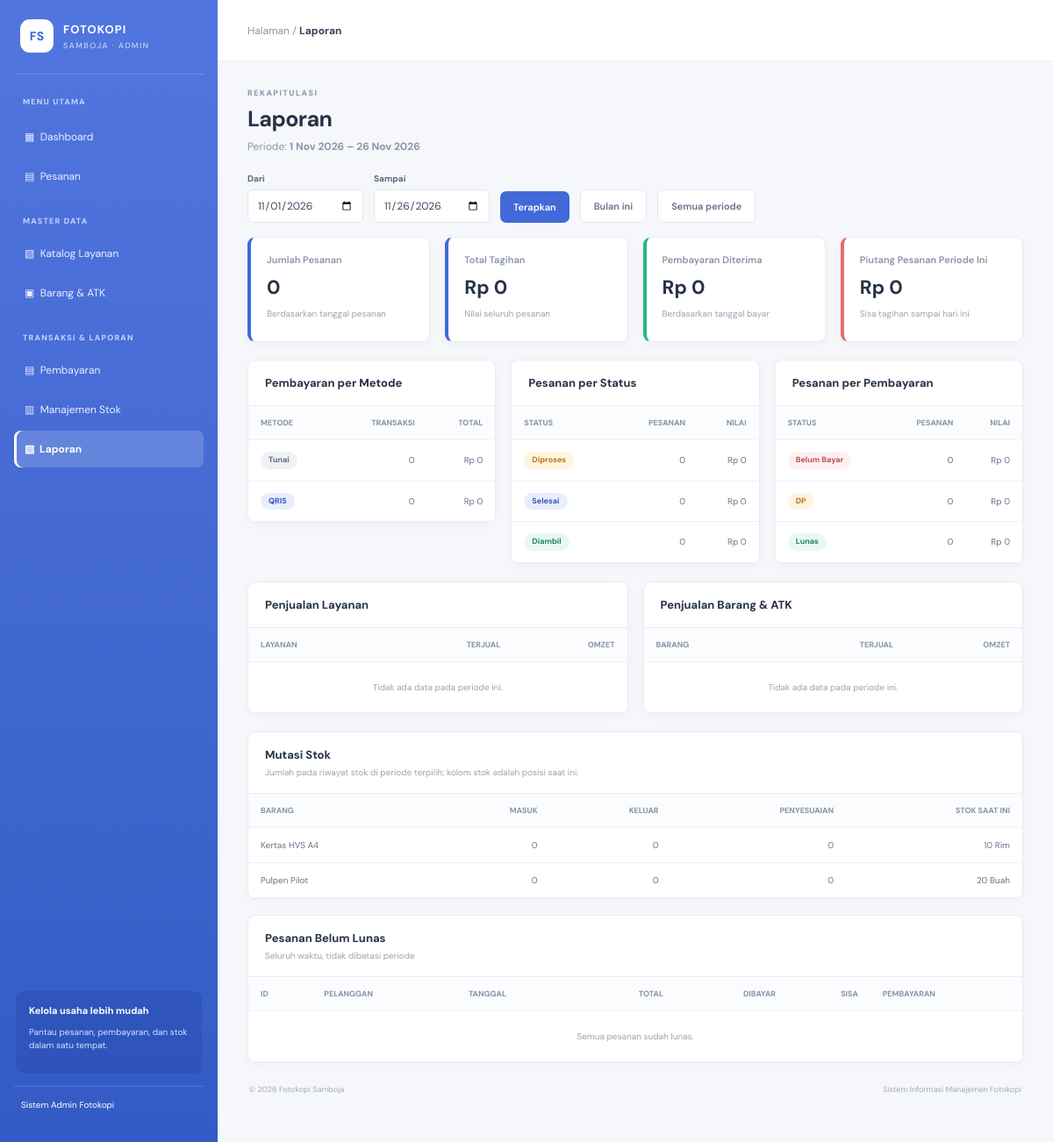
/index.php?page=laporan, run on an earlier commit of the app's database.
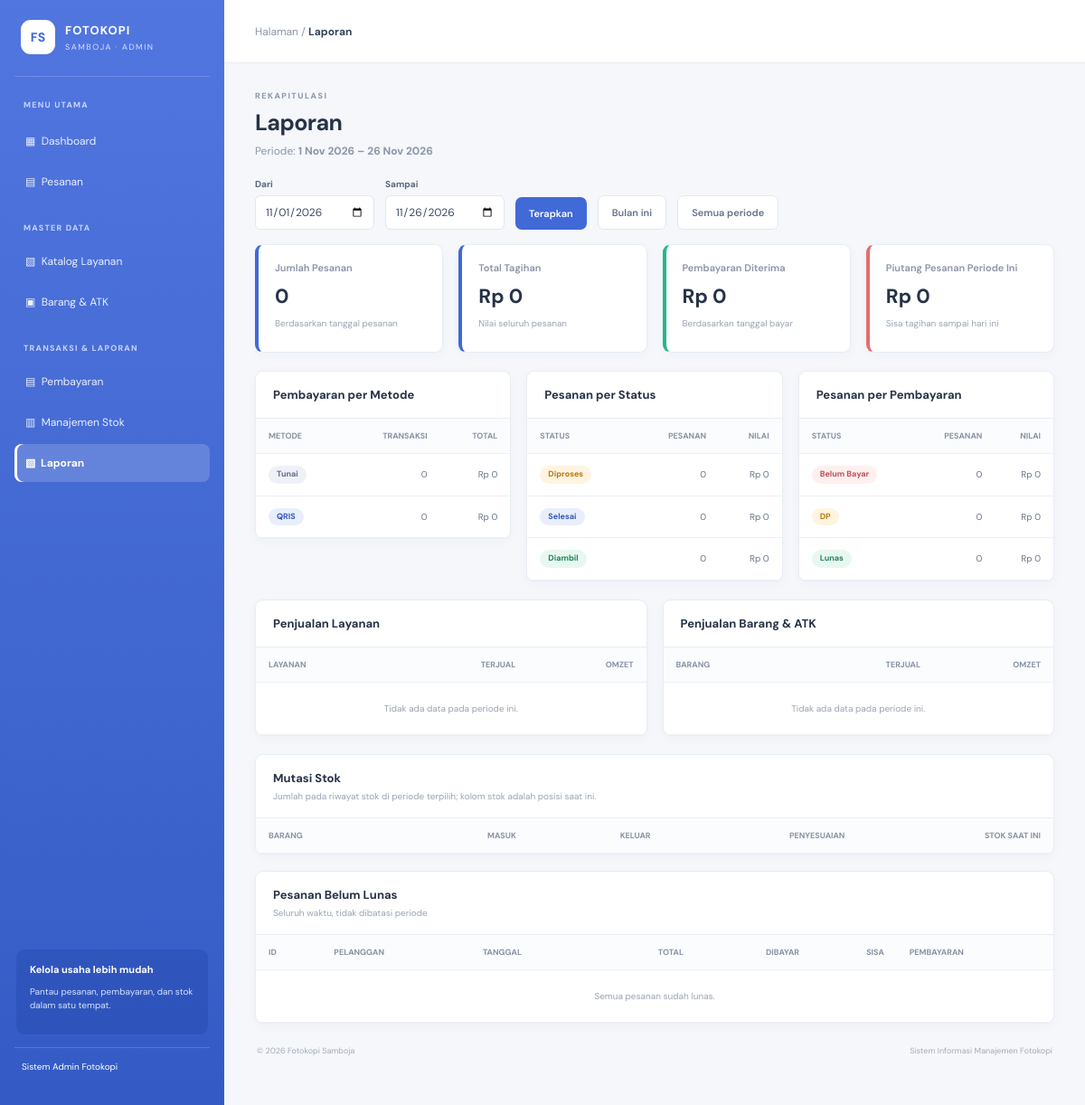
And on a later commit of the database.
### tables this page shows
CREATE TABLE barang (
    id_barang VARCHAR(10) PRIMARY KEY,
    nama_barang VARCHAR(100) NOT NULL,
    satuan VARCHAR(20) NOT NULL,
    harga_jual DECIMAL(12,2) NOT NULL DEFAULT 0,
    stok_tersedia INT NOT NULL DEFAULT 0,
    CONSTRAINT chk_harga_barang CHECK (harga_jual >= 0),
    CONSTRAINT chk_stok_barang CHECK (stok_tersedia >= 0)
);

### app/controllers/ReportController.php (called while the page is built, shortened)
<?php
require_once __DIR__ . '/../models/Report.php';
class ReportController
{
    public function index()
    {
        $from = (string) ($_GET['dari'] ?? date('Y-m-01'));
        $to   = (string) ($_GET['sampai'] ?? date('Y-m-d'));
        $report = (new Report())->build($from ?: null, $to ?: null);
        require __DIR__ . '/../views/laporan/index.php';
    }
}

### config/database.php (called while the page is built)
<?php
return [
    'host'    => 'localhost',
    'port'    => 3306,
    'dbname'  => 'db_fotokopi_samboja',
    'user'    => 'root',
    'pass'    => '',
    'charset' => 'utf8mb4',
];

### app/core/Database.php (called while the page is built, shortened)
<?php
final class Database
{
    private static ?PDO $pdo = null;
    public static function connection(): PDO
    {
        $c = require __DIR__ . '/../../config/database.php';
        $dsn = sprintf(
            'mysql:host=%s;port=%d;dbname=%s;charset=%s',
            $c['host'],
            $c['port'],
            $c['dbname'],
            $c['charset']
        );
        try {
            self::$pdo = new PDO($dsn, $c['user'], $c['pass'], [
                PDO::ATTR_ERRMODE            => PDO::ERRMODE_EXCEPTION,
                PDO::ATTR_DEFAULT_FETCH_MODE => PDO::FETCH_ASSOC,
                PDO::ATTR_EMULATE_PREPARES   => false,
            ]);
        } catch (PDOException $e) {
            throw new RuntimeException(
                'Tidak dapat terhubung ke database. Pastikan MySQL menyala, '
                . 'database sudah diimpor, dan kredensial di config/database.php benar.',
                0,
                $e
            );
        }
        return self::$pdo;
    }
}

### app/models/Report.php (called while the page is built, shortened)
<?php
require_once __DIR__ . '/BaseModel.php';
class Report extends BaseModel
{
    private function between(string $col, ?string $from, ?string $to): array
    {
        $w = ['1 = 1'];
        $p = [];
        if ($from) {
            $w[] = "$col >= ?";
            $p[] = $from;
        }
        if ($to) {
            $w[] = "$col <= ?";
            $p[] = $to;
        }
        return [implode(' AND ', $w), $p];
    }
    private function fill(array $rows, string $key, array $all): array
    {
        $by = [];
        $out = [];
        foreach ($all as $name) {
            $out[] = $by[$name] ?? [$key => $name, 'n' => 0, 'total' => 0];
        }
        return $out;
    }
    public function build(?string $from, ?string $to): array
    {
        [$wOrder, $pOrder] = $this->between('x.tanggal_pesanan', $from, $to);
        [$wPay, $pPay]     = $this->between('tanggal_bayar', $from, $to);
        [$wItem, $pItem]   = $this->between('p.tanggal_pesanan', $from, $to);
        [$wStock, $pStock] = $this->between('s.tanggal_pencatatan', $from, $to);
        $orders = '(' . self::ORDERS_SQL . ') x';
        $sum = $this->row(
            "SELECT COUNT(*) AS pesanan,
                    COALESCE(SUM(x.total), 0) AS tagihan,
                    COALESCE(SUM(GREATEST(x.sisa, 0)), 0) AS piutang
             FROM $orders WHERE $wOrder",
            $pOrder
        );
        $sum['diterima'] = (float) $this->value(
            "SELECT COALESCE(SUM(jumlah_bayar), 0) FROM pembayaran WHERE $wPay",
            $pPay,
            0
        );
    }
}

### app/models/BaseModel.php (called while the page is built, shortened)
<?php
require_once __DIR__ . '/../core/Database.php';
class BaseModel
{
    protected PDO $db;
    public function __construct()
    {
        $this->db = Database::connection();
    }
    protected function run(string $sql, array $params = []): PDOStatement
    {
        $s = $this->db->prepare($sql);
        $s->execute($params);
        return $s;
    }
    protected function rows(string $sql, array $params = []): array
    {
        return $this->run($sql, $params)->fetchAll();
    }
    protected function row(string $sql, array $params = []): ?array
    {
        $r = $this->run($sql, $params)->fetch();
        return $r === false ? null : $r;
    }
    protected function value(string $sql, array $params = [], $default = null)
    {
        $v = $this->run($sql, $params)->fetchColumn();
        return $v === false ? $default : $v;
    }
}

### app/views/laporan/index.php (the view, shortened to what the changed rows need)
<?php
require __DIR__ . '/../layouts/header.php';
?>
<div class="page-heading">
    <div>
        <h1>Laporan</h1>
    </div>
</div>
<div class="grid-3">
    <section class="panel">
        <div class="panel-head"><h2>Pembayaran per Metode</h2></div>
        <div class="table-wrap">
            <table>
                <thead><tr><th>Metode</th><th class="num">Transaksi</th><th class="num">Total</th></tr></thead>
                <tbody>
                    <?php foreach ($report['metode'] as $r): ?>
                        <tr>
                            <td><?= badge($r['metode']) ?></td>
                            <td class="num"><?= (int) $r['n'] ?></td>
                            <td class="num"><?= rp($r['total']) ?></td>
                        </tr>
                    <?php endforeach; ?>
                </tbody>
            </table>
        </div>
    </section>
    <section class="panel">
        <div class="panel-head"><h2>Pesanan per Status</h2></div>
        <div class="table-wrap">
            <table>
                <thead><tr><th>Status</th><th class="num">Pesanan</th><th class="num">Nilai</th></tr></thead>
                <tbody>
                    <?php foreach ($report['status'] as $r): ?>
                        <tr>
                            <td><?= badge($r['status']) ?></td>
                            <td class="num"><?= (int) $r['n'] ?></td>
                            <td class="num"><?= rp($r['total']) ?></td>
                        </tr>
                    <?php endforeach; ?>
                </tbody>
            </table>
        </div>
    </section>
    <section class="panel">
        <div class="panel-head"><h2>Pesanan per Pembayaran</h2></div>
        <div class="table-wrap">
            <table>
                <thead><tr><th>Status</th><th class="num">Pesanan</th><th class="num">Nilai</th></tr></thead>
                <tbody>
                    <?php foreach ($report['bayar'] as $r): ?>
                        <tr>
                            <td><?= badge($r['status']) ?></td>
                            <td class="num"><?= (int) $r['n'] ?></td>
                            <td class="num"><?= rp($r['total']) ?></td>
                        </tr>
                    <?php endforeach; ?>
                </tbody>
            </table>
        </div>
    </section>
</div>
<div class="grid-2">
    <section class="panel">
        <div class="panel-head"><h2>Penjualan Layanan</h2></div>
        <div class="table-wrap">
            <table>
                <thead><tr><th>Layanan</th><th class="num">Terjual</th><th class="num">Omzet</th></tr></thead>
            </table>
        </div>
    </section>
    <section class="panel">
        <div class="panel-head"><h2>Penjualan Barang & ATK</h2></div>
        <div class="table-wrap">
            <table>
                <thead><tr><th>Barang</th><th class="num">Terjual</th><th class="num">Omzet</th></tr></thead>
            </table>
        </div>
    </section>
</div>
<section class="panel space">
    <div class="panel-head">
        <div>
            <h2>Mutasi Stok</h2>
        </div>
    </div>
    <div class="table-wrap">
        <table>
            <thead>
                <tr>
                    <th>Barang</th>
                    <th class="num">Masuk</th>
                    <th class="num">Keluar</th>
                    <th class="num">Penyesuaian</th>
                    <th class="num">Stok Saat Ini</th>
                </tr>
            </thead>
            <tbody>
                <?php foreach ($report['stock'] as $r): ?>
                    <tr>
                        <td><?= e($r['nama_barang']) ?></td>
                        <td class="num"><?= (int) $r['masuk'] ?></td>
                        <td class="num"><?= (int) $r['keluar'] ?></td>
                        <td class="num"><?= (int) $r['penyesuaian'] ?></td>
                        <td class="num"><?= (int) $r['stok_tersedia'] ?> <?= e($r['satuan']) ?></td>
                    </tr>
                <?php endforeach; ?>
            </tbody>
        </table>
    </div>
</section>
<section class="panel space">
    <div class="panel-head">
        <div>
            <h2>Pesanan Belum Lunas</h2>
        </div>
    </div>
    <div class="table-wrap">
        <table>
            <thead>
                <tr>
                    <th>ID</th>
                    <th>Pelanggan</th>
                    <th>Tanggal</th>
                    <th class="num">Total</th>
                    <th class="num">Dibayar</th>
                    <th class="num">Sisa</th>
                    <th>Pembayaran</th>
                </tr>
            </thead>
        </table>
    </div>
</section>
<?php require __DIR__ . '/../layouts/footer.php'; ?>

### app/helpers.php (shortened to what the changed rows need)
<?php
function e($v): string
{
    return htmlspecialchars((string) $v, ENT_QUOTES | ENT_SUBSTITUTE, 'UTF-8');
}
function rp($n): string
{
    return 'Rp ' . number_format((float) $n, 0, ',', '.');
}
function badge(?string $text): string
{
    $map = [
        'Diproses'    => 'warn',
        'Selesai'     => 'info',
        'Diambil'     => 'ok',
        'Belum Bayar' => 'danger',
        'DP'          => 'warn',
        'Lunas'       => 'ok',
        'Masuk'       => 'ok',
        'Keluar'      => 'danger',
        'Penyesuaian' => 'info',
        'Tunai'       => 'muted',
        'QRIS'        => 'info',
        'Aman'        => 'ok',
        'Menipis'     => 'warn',
        'Habis'       => 'danger',
    ];
    $text = (string) $text;
    return '<span class="badge badge-' . ($map[$text] ?? 'muted') . '">'
        . e($text) . '</span>';
}

What changed in the data, as far as the page shows it:
removed barang: nama_barang "Kertas HVS A4", masuk "0", keluar "0", penyesuaian "0", stok_tersedia "10", satuan "Rim"
removed barang: nama_barang "Pulpen Pilot", masuk "0", keluar "0", penyesuaian "0", stok_tersedia "20", satuan "Buah"
